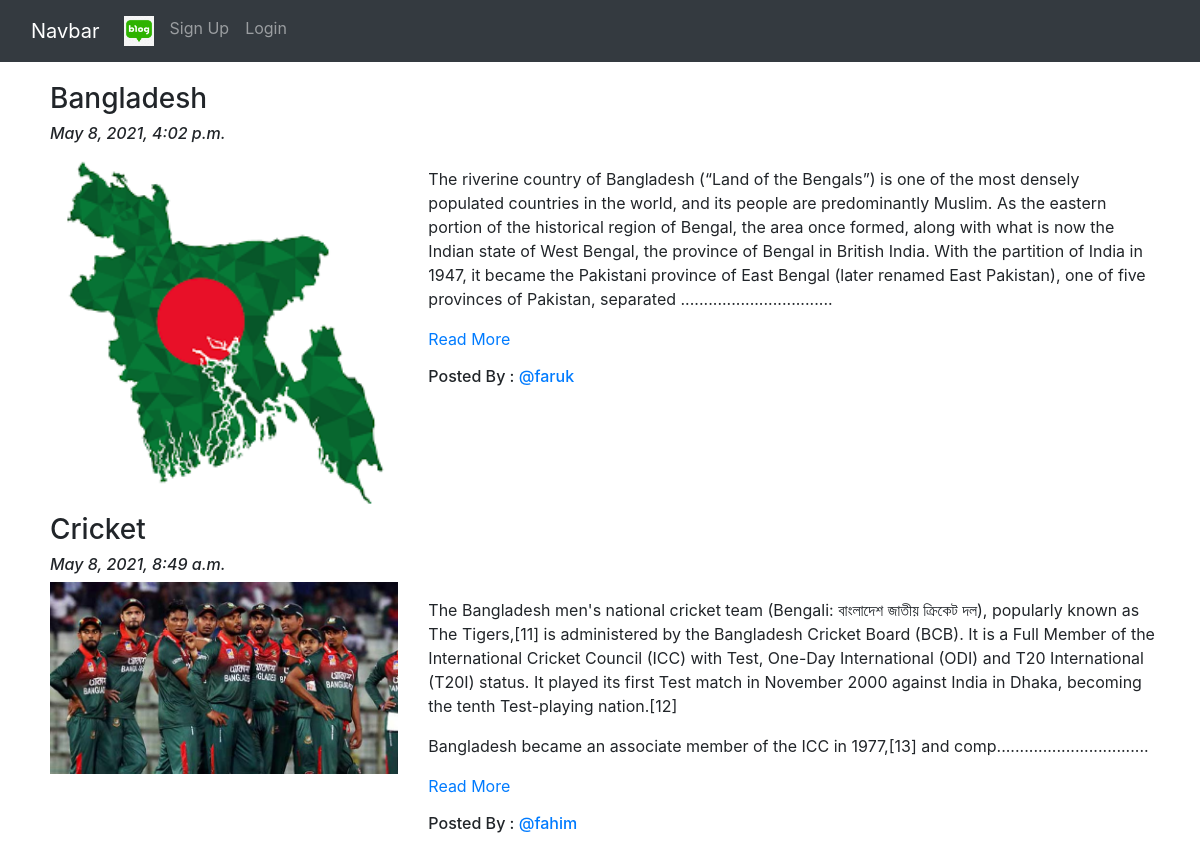
Screenshot of /blog/ with the database file from the repository.
### App_Blog/models.py (models this page shows, shortened)
class Blog(models.Model):
    author = models.ForeignKey(User,on_delete=models.CASCADE,related_name='post_author')
    blog_title = models.CharField(max_length=264,verbose_name="put a title")
    slug = models.SlugField(max_length=264,unique=True)
    blog_content = models.TextField(verbose_name="What is on your mind?")
    blog_image = models.ImageField(upload_to='blog_image',verbose_name="Image")
    publish_date = models.DateTimeField(auto_now_add = True)
    update_date = models.DateTimeField(auto_now=True)
    class Meta:
        ordering=['-publish_date',]

### App_Blog/views.py (the view)
# urls.py: path('',views.BlogList.as_view(),name="blog_list"),
class BlogList(ListView):
    context_object_name = 'blogs'
    model = Blog
    template_name = 'App_Blog/blog_list.html'

### App_Blog/templatetags/custom_filters.py (called while the page is built)
def range_filter(value):
    return value[0:500] + "................................."

### templates/App_Blog/blog_list.html (shortened to what this page needs)
{% extends 'base.html' %}
{% load custom_filters %}
{% block body_block %}
{% for blog in blogs %}
<h3>{{blog.blog_title}}</h3>
<h6><i>{{blog.publish_date}}</i></h6>
<div class="row">
  <div class="col-sm-4">
   <img src="/media/{{blog.blog_image}}" alt="{{blog.blog_image}}"title="{{blog.blog_title}}" width="100%">
  </div>
  <div class="col-sm-8">
    <p>{{ blog.blog_content|range_filter|linebreaks}} <a href="{% url 'App_Blog:blog_details' slug=blog.slug %}">Read More</a></p>
    <h6>Posted By : <a href="#">@{{blog.author}}</a></h6>
  </div>
</div>
{% endfor %}
{% endblock %}

### templates/base.html (shortened to what this page needs)
<!DOCTYPE html>
<html lang="en" dir="ltr">
  <head>
    <link rel="stylesheet" href="https://maxcdn.bootstrapcdn.com/bootstrap/4.4.1/css/bootstrap.min.css">
  <link href="https://maxcdn.bootstrapcdn.com/font-awesome/4.7.0/css/font-awesome.min.css" rel="stylesheet">
  </head>
  <body>
    <nav class="navbar navbar-expand-lg navbar-dark bg-dark">
  <div class="container-fluid">
    <a class="navbar-brand" href="#">Navbar</a>
    <div class="collapse navbar-collapse" id="navbarNav">
      <ul class="navbar-nav">
        <li class="nav-item">
          <a class="nav-link active" aria-current="page" href="{% url 'index' %}"> <img src="/media/Blog_image.jpg" alt=""width="30px"></a>
        </li>
        {% if user.is_authenticated %}
        <div class="nav-item dropdown">
          <a href="" class="nav-link dropdown-toggle" id="navbardrop" data-toggle="dropdown">
               @{{ user.username }}</a>
        <div class="dropdown-menu">
          <a class="dropdown-item" aria-current="page" href="{% url 'App_Login:logout' %}">Logout</a>
          <a class="dropdown-item " aria-current="page" href="{% url 'App_Login:profile' %}">Profile</a>
          <a class="dropdown-item " aria-current="page" href="{% url 'App_Blog:create_blog' %}">Write Blog</a>
              <a class="dropdown-item " aria-current="page" href="{% url 'App_Blog:my_blogs' %}">My Blog</a>
        </div>
        </div>
          <a class="nav-link " aria-current="page" href="{% url 'App_Login:profile' %}">Profile</a>
        {% else %}
        <li class="nav-item">
          <a class="nav-link " aria-current="page" href="{% url 'App_Login:signup' %}">Sign Up</a>
        </li>
        <li class="nav-item">
          <a class="nav-link " aria-current="page" href="{% url 'App_Login:login' %}">Login</a>
        </li>
        {% endif %}
      </ul>
    </div>
  </div>
</nav>
<div class="container" style="padding-top:20px;padding-left:20px;">
  {% block body_block %}
  {% endblock %}
  </div>
  </body>
</html>

### rows the page displays
Blog: blog_title "Bangladesh", publish_date "May 8, 2021, 4:02 p.m.", blog_image (picture), blog_content|range_filter "The riverine country of Bangladesh (“Land of the Bengals”) is one of the most densely populated countries in the world, and its people are predominantly Muslim. As the eastern portion of the historical region of Bengal, the area once formed, along with what is now the Indian state of West Bengal, the province of Bengal in British India. With the partition of India in 1947, it became the Pakistani province of East Bengal (later renamed East Pakistan), one of five provinces of Pakistan, separated .................................", author "faruk"
Blog: blog_title "Cricket", publish_date "May 8, 2021, 8:49 a.m.", blog_image (picture), blog_content|range_filter "The Bangladesh men's national cricket team (Bengali: বাংলাদেশ জাতীয় ক্রিকেট দল), popularly known as The Tigers,[11] is administered by the Bangladesh Cricket Board (BCB). It is a Full Member of the International Cricket Council (ICC) with Test, One-Day International (ODI) and T20 International (T20I) status. It played its first Test match in November 2000 against India in Dhaka, becoming the tenth Test-playing nation.[12] Bangladesh became an associate member of the ICC in 1977,[13] and comp.................................", author "fahim"
